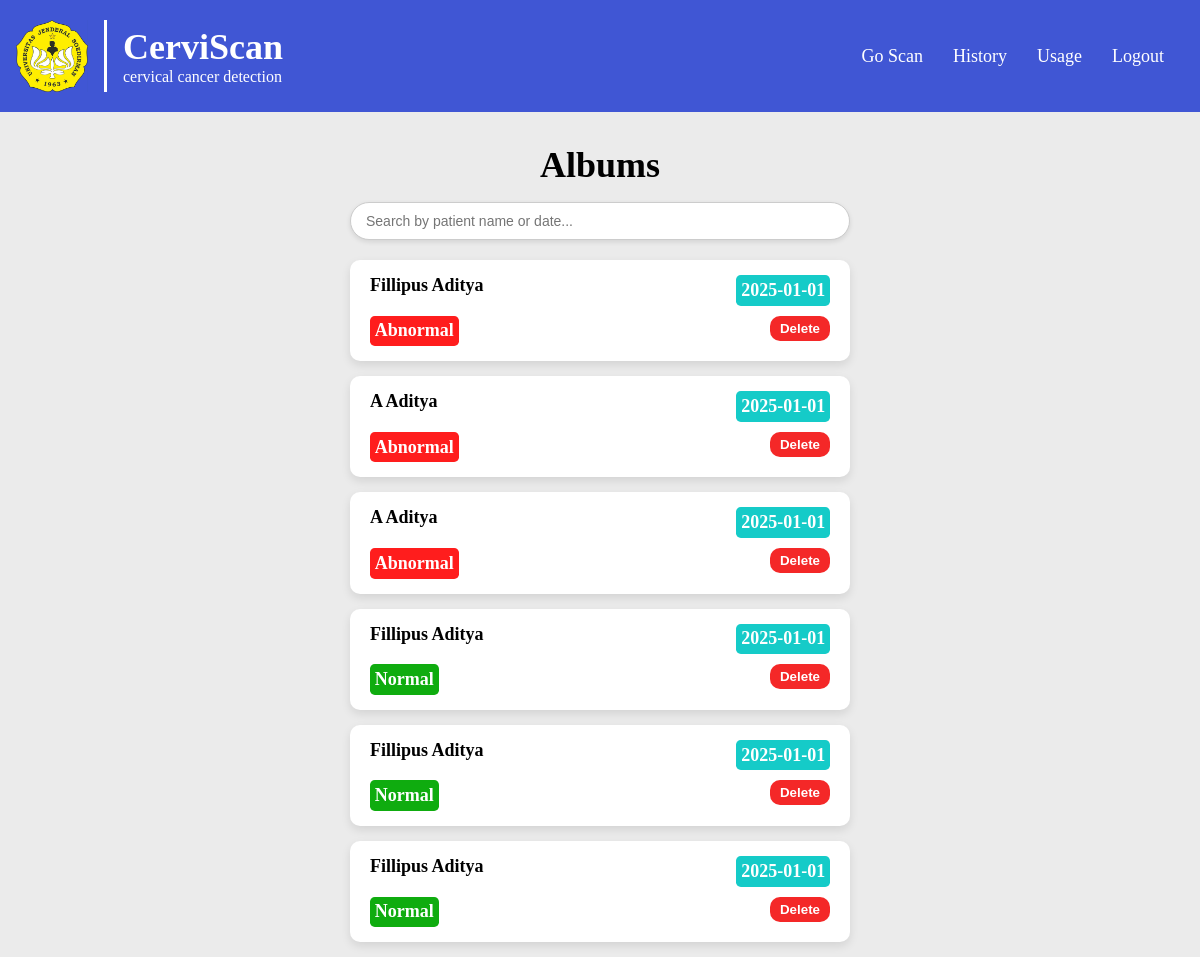
Page /history (signed in) on the earlier database version.
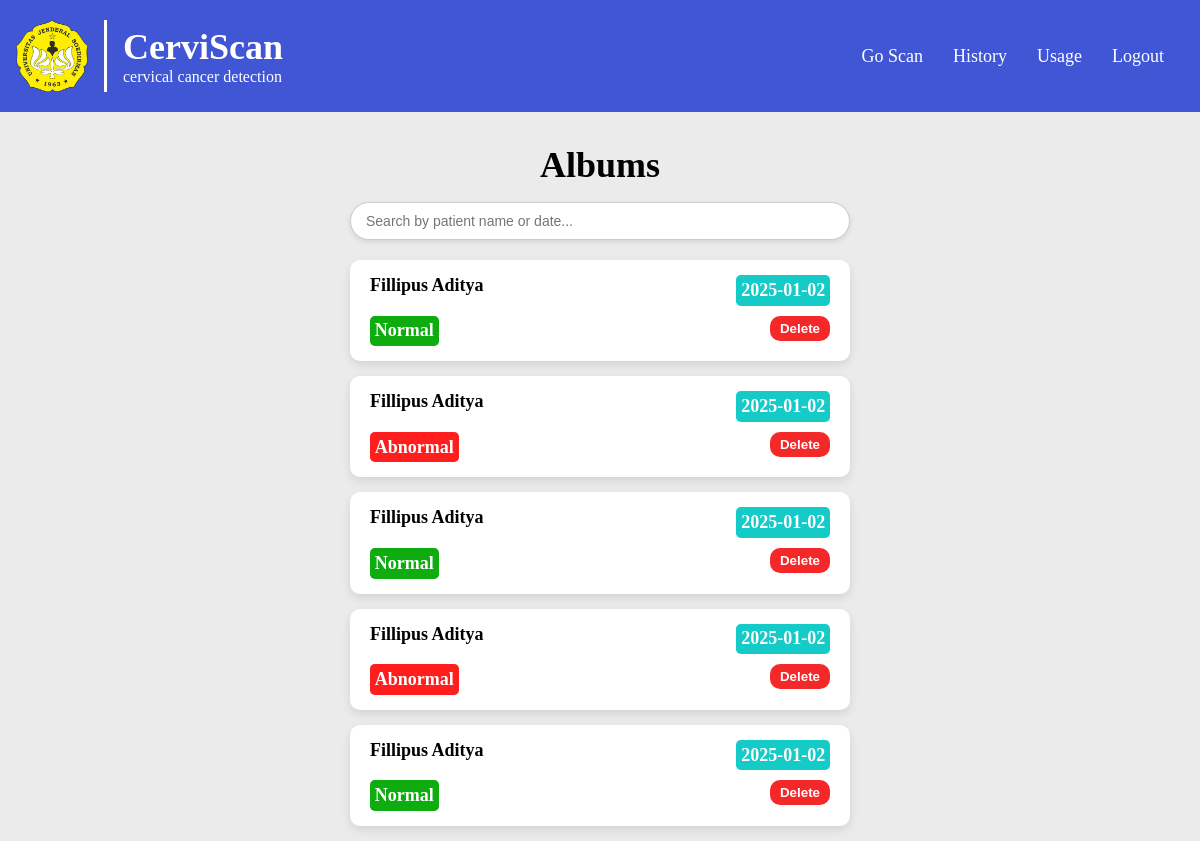
Same page on the later database version.
### app.py (models this page shows)
class History(db.Model):
    id = db.Column(db.Integer, primary_key=True)
    user_id = db.Column(db.Integer, db.ForeignKey('users.id'), nullable=False)
    name = db.Column(db.String(250), nullable=False)
    dob = db.Column(db.String(50), nullable=False)
    original = db.Column(db.String(250), nullable=False)
    gray = db.Column(db.String(250), nullable=False)
    mask = db.Column(db.String(250), nullable=False)
    segmented = db.Column(db.String(250), nullable=False)
    features = db.Column(db.PickleType, nullable=False)
    prediction = db.Column(db.String(250), nullable=False)
    date = db.Column(db.DateTime, default=datetime.utcnow)

### app.py (the view)
@app.route('/history', methods=['GET'])
@login_required
def history_page():
    user_history = History.query.filter_by(user_id=current_user.id).all()
    return render_template('history.html', history=user_history)

### app.py (called while the page is built)
@login_manager.user_loader
def loader_user(user_id):
    return Users.query.get(user_id)

### templates/history.html (shortened to what this page needs)
{% extends 'base.html' %}{% block title %} History {% endblock %} {% block
content %}
<div class="page-container albums">
    <div class="albums-section">
        <h1>Albums</h1>
        <div class="search-container">
            <input
                type="text"
                class="search-bar"
                id="search-bar"
                placeholder="Search by patient name or date..."
                onkeyup="filterHistory()"
            />
        </div>
        {% for entry in history %}
        <a class="album-card" href="/history/{{ entry.id }}">
            <div class="album-card-head">
                <p>{{entry.name}}</p>
                <div class="tag date">
                    <p>{{entry.date.strftime('%Y-%m-%d')}}</p>
                </div>
            </div>
            <div class="album-card-foot">
                {% if entry.prediction == "normal" %}
                <div class="tag normal"><p>Normal</p></div>
                {% else %}
                <div class="tag abnormal"><p>Abnormal</p></div>
                {% endif %}
                <form action="/delete/{{ entry.id }}" method="POST">
                    <button type="submit" class="btn btn-danger">Delete</button>
                </form>
            </div>
        </a>
        {% endfor %}
    </div>
</div>
{% endblock %}

### templates/base.html (shortened to what this page needs)
<!DOCTYPE html>
<html>
    <head>
        <link
            rel="stylesheet"
            href="{{ url_for('static', filename='styles/styles_.css') }}"
        />
    </head>
    <body>
        <nav class="navbar">
            <div class="nav-container">
                <div class="logo-container">
                    <img src="../static/assets/logo-unsoed-baru.png" alt="" />
                    <div>
                        <a href="{{ url_for('index') }}" class="logo"
                            >CerviScan</a
                        >
                        <p>cervical cancer detection</p>
                    </div>
                </div>
                <ul class="menu">
                    <li><a href="{{ url_for('index') }}">Go Scan</a></li>
                    <li><a href="{{ url_for('history_page') }}">History</a></li>
                    <li><a href="{{ url_for('usage') }}">Usage</a></li>
                    <li><a href="{{ url_for('logout') }}">Logout</a></li>
                </ul>
            </div>
        </nav>
        {% block content %}{% endblock %}
    </body>
</html>

### static/styles/styles_.css (style rules this page uses)
html { box-sizing: border-box; font-size: 16px; }
*, *:before, *:after { box-sizing: inherit; }
body, h1, h2, h3, h4, h5, h6, p, ol, ul { margin: 0; padding: 0; font-weight: normal; }
ol, ul { list-style: none; }
img { max-width: 100%; height: auto; }
body { background-color: #ebebeb; overflow-y: auto; }
:root { --font-large: 2rem; --font-medium: 1rem; --font-small: 0.875rem; --text: #040316; --background-section: white; --primary: #4056d4; --secondary: #5081e2; --accent: #15cbc8; }
@media (min-width: 1025px) { :root { --font-large: 2.25rem; --font-medium: 1.125rem; --font-small: 1rem; } }
.page-container { display: flex; flex-direction: column; justify-content: center; align-items: center; padding-top: 2rem; padding-left: 2rem; padding-right: 2rem; }
.normal { background-color: rgb(15, 172, 15); }
.abnormal { background-color: rgb(255, 29, 29); }
.date { background-color: var(--accent); }
.results-container .tag, .albums .tag { width: fit-content; border-radius: 0.3rem; padding: 0.3rem; }
.tag p { font-size: var(--font-medium); font-weight: bold; color: white; }
.albums .albums-section { width: 90vw; max-width: 500px; }
.albums h1 { font-size: var(--font-large); font-weight: bold; text-align: center; margin-bottom: 1rem; }
.search-container { width: 100%; margin-bottom: 20px; display: flex; justify-content: center; }
.search-bar { width: 100%; padding: 10px 15px; font-size: 14px; border: 1px solid #ccc; border-radius: 20px; outline: none; box-shadow: 0px 2px 5px rgba(0, 0, 0, 0.1); }
a.album-card { display: flex; flex-direction: column; justify-content: space-between; width: 100%; padding: 15px 20px; background-color: #fff; border: none; border-radius: 10px; box-shadow: 0px 4px 10px rgba(0, 0, 0, 0.1); text-decoration: none; color: inherit; margin-bottom: 15px; }
.album-card-head { display: flex; flex-direction: row; justify-content: space-between; }
.album-card-head p { margin: 0; font-size: var(--font-medium); font-weight: bold; }
.album-card-foot { display: flex; justify-content: space-between; margin-top: 10px; }
.album-card-foot button { background-color: #f42828; color: white; border: none; border-radius: 10px; padding: 5px 10px; font-weight: bold; }
.navbar { background: #4056d4; top: 0; z-index: 1000; position: sticky; margin: 0; padding: 20px 1rem; }
.navbar img { width: auto; height: 4.5rem; }
.navbar .logo-container { display: flex; align-content: center; justify-content: center; }
.navbar .logo-container div { display: flex; flex-direction: column; align-content: center; justify-content: center; color: white; border-left: 3px solid white; margin-left: 1rem; padding-left: 1rem; }
.logo { font-size: var(--font-large); font-weight: bold; text-decoration: none; color: white; text-align: center; }
.nav-container { display: flex; justify-content: space-between; align-items: center; }
.menu { margin: 0; display: flex; list-style: none; padding: 0; }
.menu li { padding-left: 0; margin-right: 10px; }
.menu li a { padding: 10px; color: white; text-decoration: none; display: inline-block; font-size: var(--font-medium); }

Differences in the rows shown:
removed History: name "Fillipus Aditya", date "2025-01-01", prediction "Normal"
changed History (number 1 of 5 on the later page): date "2025-01-01" → "2025-01-02"; prediction "Abnormal" → "Normal"
changed History (number 2 of 5 on the later page): name "A Aditya" → "Fillipus Aditya"; date "2025-01-01" → "2025-01-02"
changed History (number 3 of 5 on the later page): name "A Aditya" → "Fillipus Aditya"; date "2025-01-01" → "2025-01-02"; prediction "Abnormal" → "Normal"
changed History (number 4 of 5 on the later page): date "2025-01-01" → "2025-01-02"; prediction "Normal" → "Abnormal"
changed History (number 5 of 5 on the later page): date "2025-01-01" → "2025-01-02"
